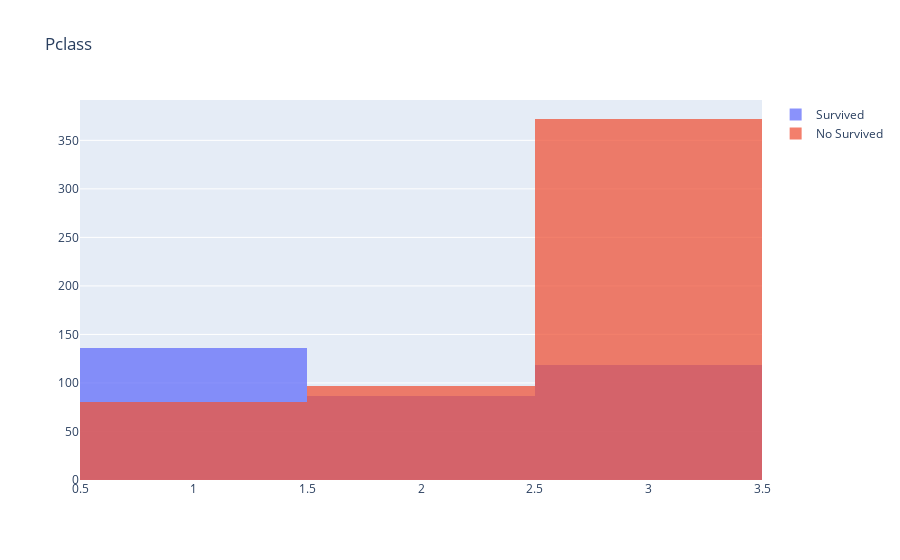
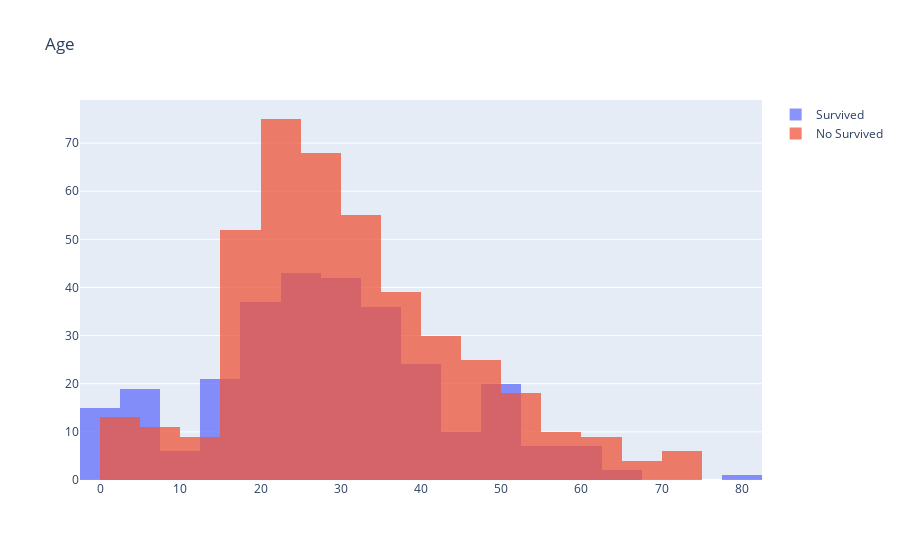
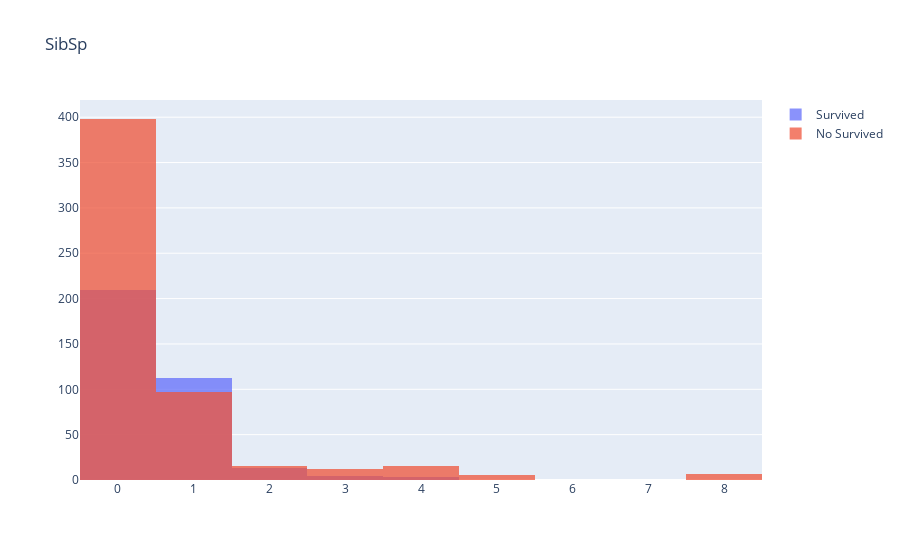
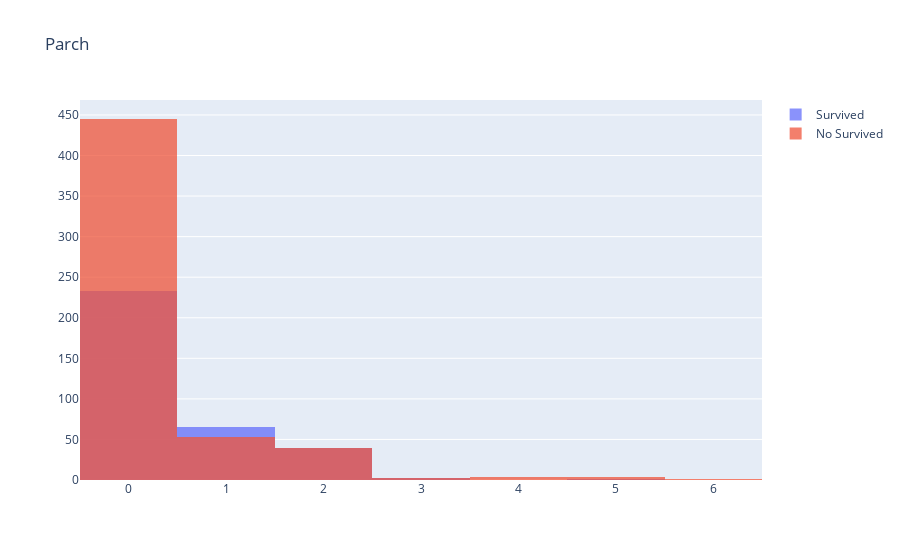

Source (notebook cell) for these figures, in order:
### Code cell
numerics = ['int16', 'int32', 'int64', 'float16', 'float32', 'float64']
numerics_columns = df_train.select_dtypes(include=numerics).columns
numerics_columns = list(numerics_columns)
numerics_columns
for _ in ['Survived', 'PassengerId']:
    numerics_columns.remove(_)
for c in numerics_columns:
    plot_numeric(c, df_train)

### Figure 1 — Plotly figure (JSON) as saved in the notebook; plotly's stock layout.template omitted (floating-point values rounded to 4 significant figures; data arrays with more than 128 entries replaced by an {"elided": "..."} marker saying what was removed)
{"data": [{"name": "Survived", "opacity": 0.75, "type": "histogram", "x": {"elided": "342 int values"}}, {"name": "No Survived", "opacity": 0.75, "type": "histogram", "x": {"elided": "549 int values"}}], "layout": {"barmode": "overlay", "title": {"text": "Pclass"}}}

### Figure 2 — Plotly figure (JSON) as saved in the notebook; plotly's stock layout.template omitted (floating-point values rounded to 4 significant figures; data arrays with more than 128 entries replaced by an {"elided": "..."} marker saying what was removed)
{"data": [{"name": "Survived", "opacity": 0.75, "type": "histogram", "x": {"elided": "342 float values"}}, {"name": "No Survived", "opacity": 0.75, "type": "histogram", "x": {"elided": "549 float values"}}], "layout": {"barmode": "overlay", "title": {"text": "Age"}}}

### Figure 3 — Plotly figure (JSON) as saved in the notebook; plotly's stock layout.template omitted (floating-point values rounded to 4 significant figures; data arrays with more than 128 entries replaced by an {"elided": "..."} marker saying what was removed)
{"data": [{"name": "Survived", "opacity": 0.75, "type": "histogram", "x": {"elided": "342 int values"}}, {"name": "No Survived", "opacity": 0.75, "type": "histogram", "x": {"elided": "549 int values"}}], "layout": {"barmode": "overlay", "title": {"text": "SibSp"}}}

### Figure 4 — Plotly figure (JSON) as saved in the notebook; plotly's stock layout.template omitted (floating-point values rounded to 4 significant figures; data arrays with more than 128 entries replaced by an {"elided": "..."} marker saying what was removed)
{"data": [{"name": "Survived", "opacity": 0.75, "type": "histogram", "x": {"elided": "342 int values"}}, {"name": "No Survived", "opacity": 0.75, "type": "histogram", "x": {"elided": "549 int values"}}], "layout": {"barmode": "overlay", "title": {"text": "Parch"}}}
